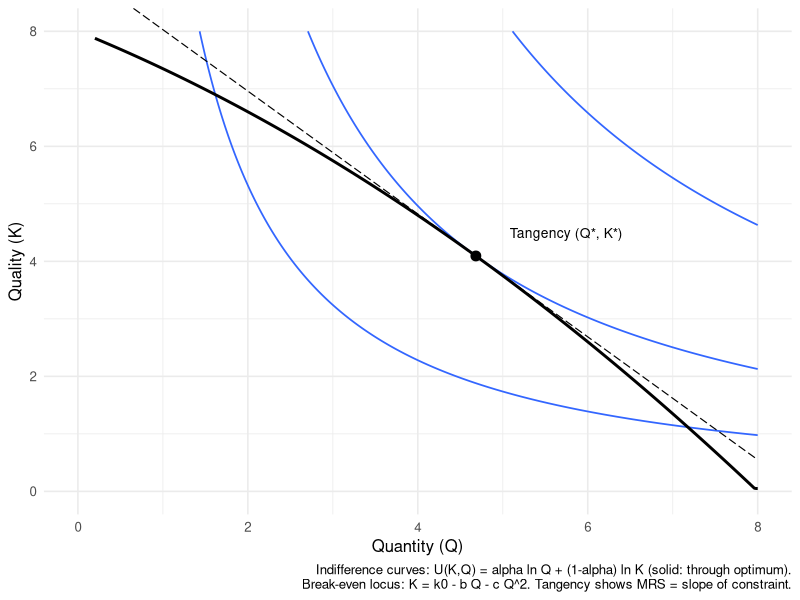
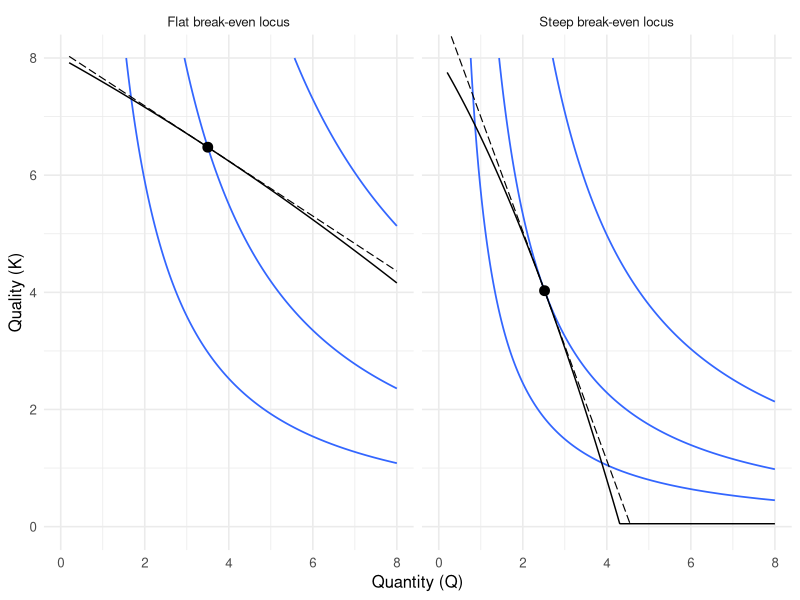

Here is the R script that generated these plots, in order:
## ---- chunk 1
#| message: false
#| warning: false
#| fig-cap: "Newhouse choice: the DM picks (Q*, K*) where the indifference curve is tangent to the break-even locus K = h(Q)."

library(ggplot2)
library(dplyr)
library(tibble)

# ---- Parameters (tweak to taste) ----
k0    <- 8      # base quality intercept of break-even
b     <- 0.6    # linear cost/demand pressure on quality as Q increases
c     <- 0.05   # curvature of break-even; >0 makes the locus get steeper in Q
alpha <- 0.55   # weight on Q in utility U(K,Q) = alpha*ln(Q) + (1-alpha)*ln(K)

# ---- Functions ----
h     <- function(Q) k0 - b*Q - c*Q^2                 # break-even locus: K as fn of Q
hdash <- function(Q) -b - 2*c*Q                       # slope dK/dQ of break-even
Ufun  <- function(Q,K) alpha*log(Q) + (1-alpha)*log(K)

# MRS = -U_Q/U_K = -(alpha/Q)/((1-alpha)/K) = - (alpha/(1-alpha)) * (K/Q)
MRS   <- function(Q,K) - (alpha/(1-alpha)) * (K/Q)

# ---- Tangency (solve MRS = h'(Q) along K = h(Q)) ----
# Condition: - (alpha/(1-alpha)) * (h(Q)/Q) = hdash(Q)
# Rearranged root condition: h(Q) - ((1-alpha)/alpha) * Q * (b + 2*c*Q) = 0
root_fn <- function(Q) h(Q) - ((1-alpha)/alpha) * Q * (b + 2*c*Q)

# search interval where K>0 and Q>0; adjust if needed
Q_star <- uniroot(root_fn, interval = c(0.2, 8))$root
K_star <- h(Q_star)
U_star <- Ufun(Q_star, K_star)

# ---- Data for plotting ----
Q_grid <- seq(0.2, 8, length.out = 400)
df     <- tibble(
  Q = Q_grid,
  K = pmax(h(Q_grid), 0.05)   # keep K positive for log utility
) %>% filter(K > 0)

# Utility levels for indifference curves (one through the tangency, ± offsets)
u_levels <- c(U_star - 0.35, U_star, U_star + 0.35)

# Make a grid for contours
Q_seq <- seq(0.2, 8, length.out = 200)
K_seq <- seq(0.2, 8, length.out = 200)
grid  <- expand.grid(Q = Q_seq, K = K_seq) %>%
  mutate(U = Ufun(Q, K))

# ---- Optional: tangent line at (Q*,K*) to visualize tangency ----
slope_tan <- hdash(Q_star)                 # dK/dQ at the tangency
K_tan     <- function(Q) K_star + slope_tan*(Q - Q_star)
tan_df    <- tibble(Q = Q_grid, K = K_tan(Q_grid)) %>% filter(K > 0)

# ---- Plot ----
ggplot() +
  # Indifference curves (three levels)
  geom_contour(data = grid, aes(Q, K, z = U), breaks = u_levels, linewidth = 0.6) +
  # Break-even locus
  geom_line(data = df, aes(Q, K), linewidth = 1) +
  # Tangency point
  geom_point(aes(Q_star, K_star), size = 3) +
  # Tangent line at the optimum
  geom_line(data = tan_df, aes(Q, K), linewidth = 0.4, linetype = "longdash") +
  annotate("text", x = Q_star + 0.4, y = K_star + 0.4,
           label = "Tangency (Q*, K*)", hjust = 0, size = 3.5) +
  labs(x = "Quantity (Q)", y = "Quality (K)",
       caption = "Indifference curves: U(K,Q) = alpha ln Q + (1-alpha) ln K (solid: through optimum).\nBreak-even locus: K = k0 - b Q - c Q^2. Tangency shows MRS = slope of constraint.") +
  coord_cartesian(xlim = c(0, 8), ylim = c(0, 8)) +
  theme_minimal(base_size = 12)
## ---- chunk 2
#| message: false
#| warning: false
#| fig-cap: "Flat vs. steep break-even loci. **Example:** When the break-even curve is flatter (left), the nonprofit administrator can expand patient quantity with only modest reductions in quality—think of a community hospital adding beds without cutting staff ratios too sharply. When the curve is steeper (right), each additional patient sharply reduces quality—like a facility where adding beds quickly overwhelms nursing staff—so the nonprofit limits patient volume to preserve care quality."
#| fig-width: 10
#| fig-height: 4
#| fig-align: center

library(ggplot2)
library(dplyr)
library(tibble)

# utility weight (same across panels)
alpha <- 0.55

# helper to build one scenario's data
build_scenario <- function(b, c, label, k0 = 8) {
  h     <- function(Q) k0 - b*Q - c*Q^2
  hdash <- function(Q) -b - 2*c*Q
  Ufun  <- function(Q,K) alpha*log(Q) + (1-alpha)*log(K)
  root_fn <- function(Q) h(Q) - ((1-alpha)/alpha) * Q * (b + 2*c*Q)
  Q_star  <- tryCatch(uniroot(root_fn, interval = c(0.2, 8))$root,
                      error = function(e) 3.5)
  K_star  <- h(Q_star)
  U_star  <- Ufun(Q_star, K_star)

  Q_grid <- seq(0.2, 8, length.out = 400)
  locus  <- tibble(Q = Q_grid, K = pmax(h(Q_grid), 0.05), scenario = label) %>% filter(K > 0)

  Q_seq <- seq(0.2, 8, length.out = 200)
  K_seq <- seq(0.2, 8, length.out = 200)
  grid  <- expand.grid(Q = Q_seq, K = K_seq) %>% mutate(U = Ufun(Q, K), scenario = label)

  slope_tan <- hdash(Q_star)
  K_tan     <- function(Q) K_star + slope_tan*(Q - Q_star)
  tan_df    <- tibble(Q = Q_grid, K = K_tan(Q_grid), scenario = label) %>% filter(K > 0)

  list(
    locus = locus,
    grid  = grid,
    ulevels = c(U_star - 0.35, U_star, U_star + 0.35),
    star  = tibble(Q = Q_star, K = K_star, scenario = label),
    tan   = tan_df
  )
}

flat   <- build_scenario(b = 0.4, c = 0.01, label = "Flat break-even locus")
steep  <- build_scenario(b = 1.2, c = 0.15, label = "Steep break-even locus")

locus   <- bind_rows(flat$locus, steep$locus)
grid    <- bind_rows(flat$grid, steep$grid)
stars   <- bind_rows(flat$star, steep$star)
tangent <- bind_rows(flat$tan, steep$tan)

# map of scenario -> its contour levels
ulevels_by <- list(
  "Flat break-even locus"  = flat$ulevels,
  "Steep break-even locus" = steep$ulevels
)

# Draw contours separately per scenario
ggplot() +
  geom_contour(
    data = grid %>% filter(scenario == "Flat break-even locus"),
    aes(Q, K, z = U),
    breaks = flat$ulevels, linewidth = 0.6
  ) +
  geom_contour(
    data = grid %>% filter(scenario == "Steep break-even locus"),
    aes(Q, K, z = U),
    breaks = steep$ulevels, linewidth = 0.6
  ) +
  geom_line(data = locus, aes(Q, K)) +
  geom_point(data = stars, aes(Q, K), size = 3) +
  geom_line(data = tangent, aes(Q, K), linewidth = 0.4, linetype = "longdash") +
  facet_wrap(~ scenario, nrow = 1) +
  labs(x = "Quantity (Q)", y = "Quality (K)") +
  coord_cartesian(xlim = c(0, 8), ylim = c(0, 8)) +
  theme_minimal(base_size = 12)
